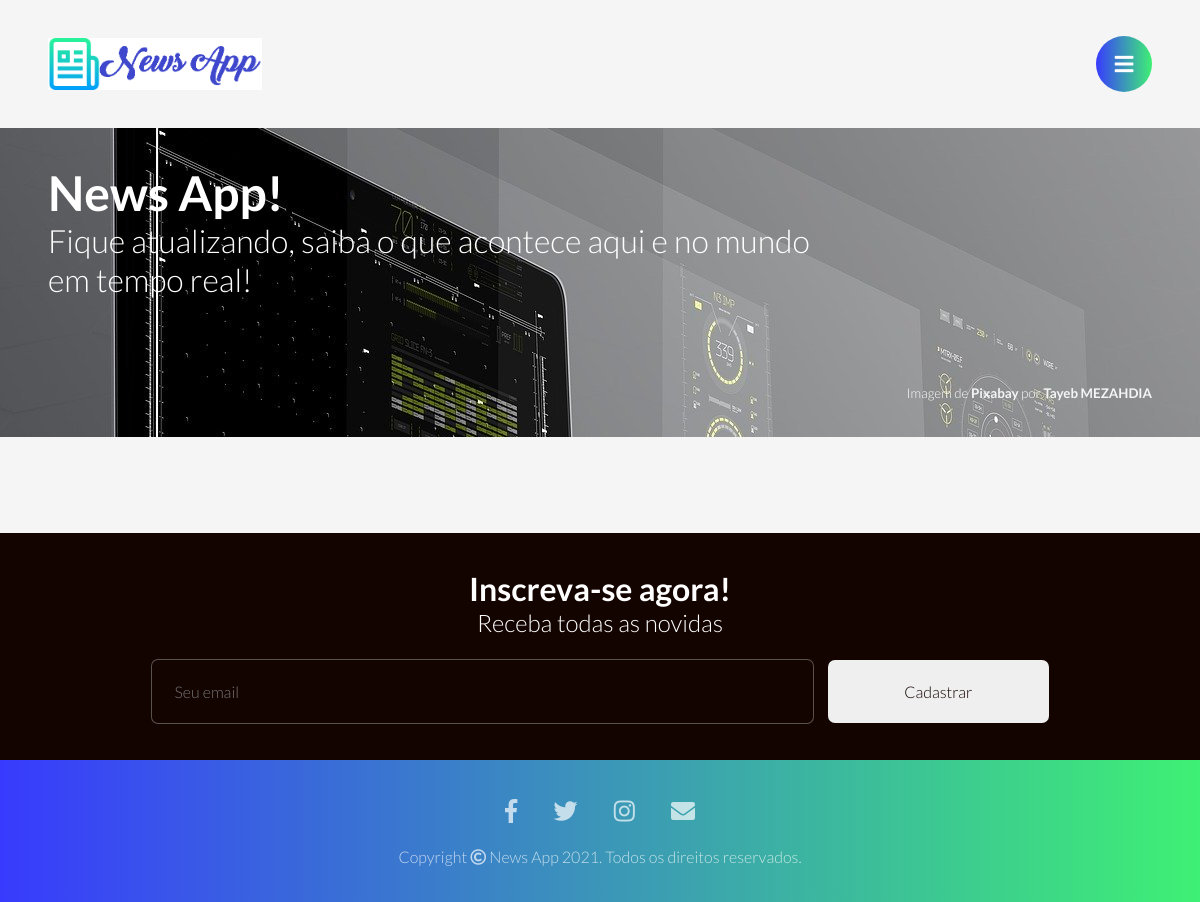
/, run on an earlier commit of the app's database.
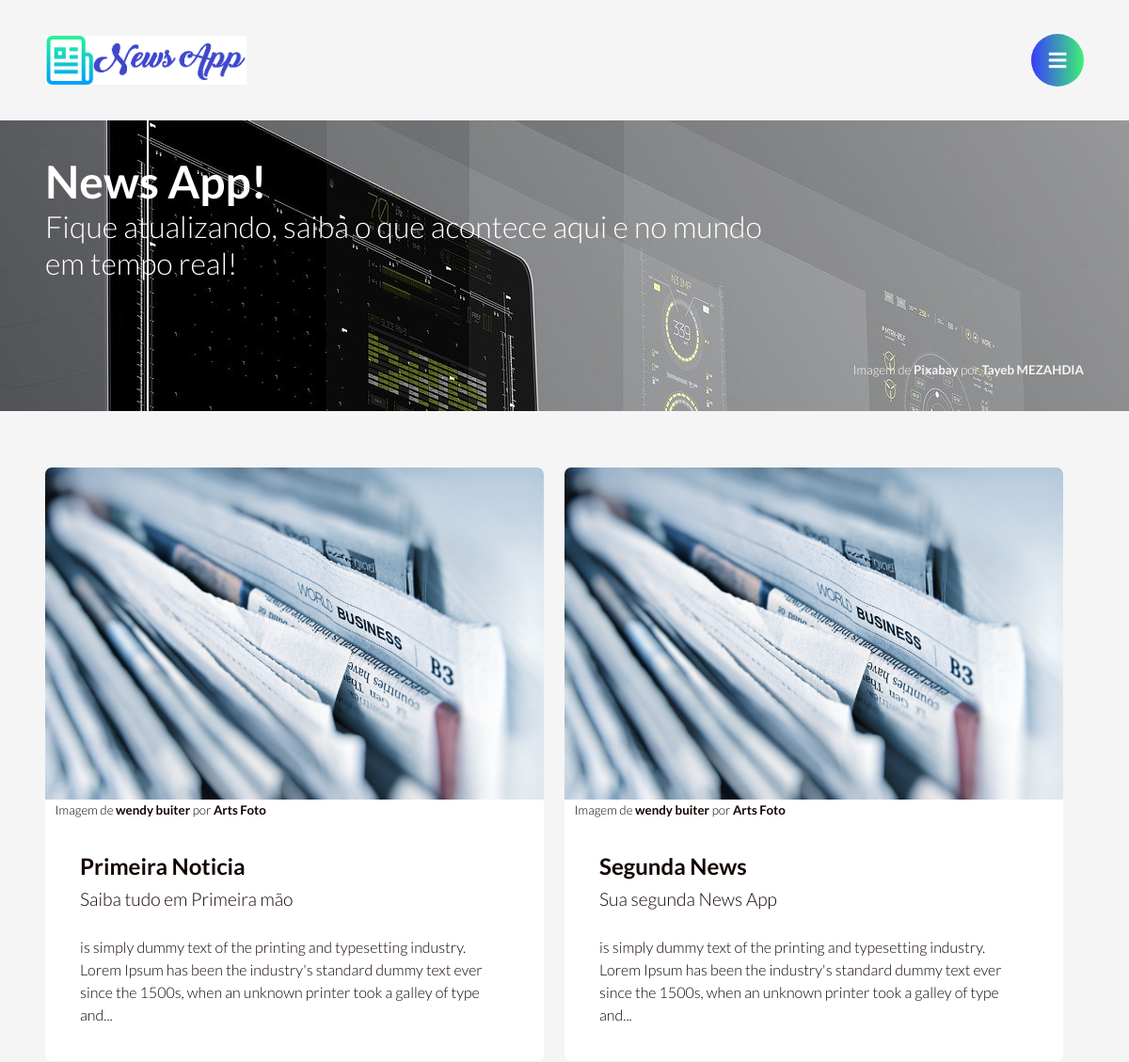
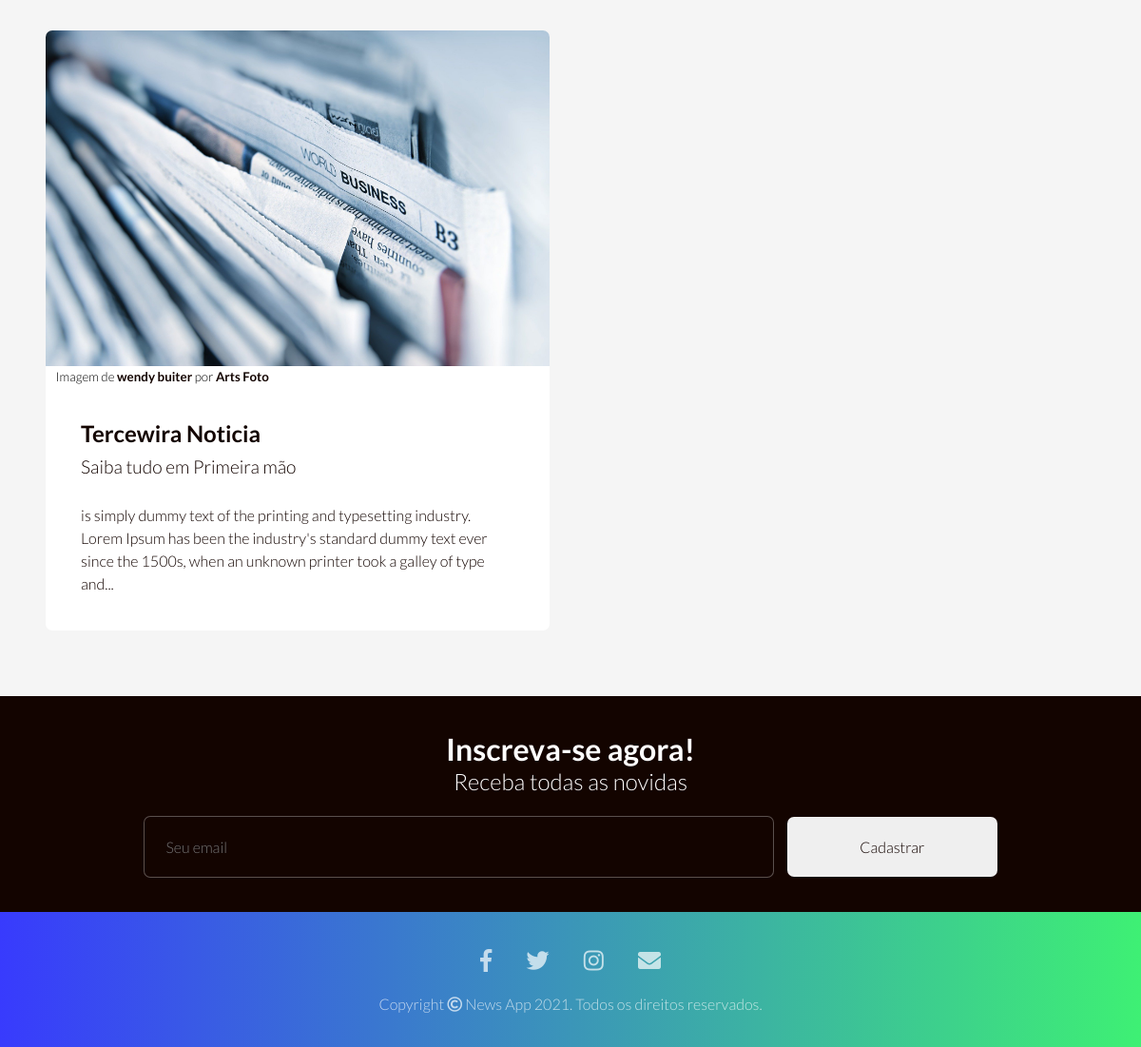
And on a later commit of the database (2 pictures, top to bottom).
### tables this page shows
CREATE TABLE `tbnoticias` (
  `id` int(11) NOT NULL,
  `titulo` varchar(100) NOT NULL,
  `sloga` varchar(255) NOT NULL,
  `conteudo` text NOT NULL,
  `autorId` int(11) NOT NULL,
  `categoriaId` int(11) NOT NULL,
  `criado` datetime DEFAULT NULL
);

### core/selectposts.php (called while the page is built, shortened)
<?php
include_once('dbconfig.php');
class ListaPosts{
    public function selectAll(){
        global $pdo;
        $sql ="SELECT * FROM `tbnoticias`";
        $query = $pdo->prepare($sql);
        $query->execute();
        $result = $query->fetchAll(PDO::FETCH_ASSOC);
        return $result;
    }
}

### core/funcoes.php (called while the page is built, shortened)
<?php
function limitarTexto($texto, $limite)
{
    $texto = substr($texto, 0, strrpos(substr($texto, 0, $limite), ' ')) . '...';
    return $texto;
}

### index.php (the view)
<?php
 require( __DIR__ . '/header.php');
include_once( __DIR__ . '/core/selectposts.php');
include_once( __DIR__ . '/core/funcoes.php');
$db = new ListaPosts;
$noticias = $db->selectAll();
?>
    <div class="banner">
        <div class="title">
            <h2> News App! </h2>
            <h3> Fique atualizando, saiba o que acontece aqui e no mundo em tempo real! </h3>
        </div>
        <div class="fonte-banner">
            Imagem de <a href="https://pixabay.com/get/ge1779442242149887b35d4e44d0df3568b942dfa45fa680bd319cf38ae39b82018562218e72ab153200c5671f1662c97_1920.jpg" target="_blanck">Pixabay</a> por
            <a href="https://pixabay.com/pt/users/tayebmezahdia-4194100/" target="_blanck">Tayeb MEZAHDIA</a>
        </div>
    </div>
    <main class=" container">
        <?php
        foreach($noticias as $post)
        {
            ?>
        <article class="posts">
            <a href="noticia.php?id=<?php echo $post['id'];?>"><img src="./img/posts/article1.jpg" alt="Post 1"></a>
            <div class="fonte">
                Imagem de <a href="#" target="_blanck">wendy buiter</a> por <a href="#" target="_blanck">Arts Foto</a>
            </div>
            <div class="inner">
                <a href="noticia.php?id=<?php echo $post['id'];?>">
                <?php echo $post['titulo']; ?>
                </a>
                <h4>
                <?php echo $post['sloga']; ?>
                </h4>
            <p><?php
            echo (limitarTexto($post['conteudo'], $limite = 200));
            ?></p>
            </div>
        </article>
<?php
}
?>
    </main>
    <section class="newsletter container">
        <h2>Inscreva-se agora!</h2>
        <h3>Receba todas as novidas</h3>
        <form>
            <input class="bt-black" type="email" placeholder="Seu email" />
            <button class="bt-white">Cadastrar</button>
        </form>
    </section>
 <?php
 require_once('footer.php');
 ?>

### header.php (shortened to what this page needs)
<!DOCTYPE html>
<html lang="pt-br">
<head>
    <link rel="stylesheet" type="text/css" href="./css/indexstyle.css" />
    <link rel="stylesheet" href="https://use.fontawesome.com/releases/v5.6.3/css/all.css">
</head>
<body>
    <header class="container">
        <a href="./">
            <h1 class="logo-cabecalho">News App</h1>
        </a>
        <button class="btn-menu cg-gradiente" value="MENU"><i class="fa fa-bars fa-lg"></i></button>
    </header>

### footer.php (shortened to what this page needs)
<footer class="rodape cg-gradiente">
                <div class="social-icons">
                    <a href="#"><i class="fab fa-facebook-f"></i></a>
                    <a href="#"><i class="fab fa-twitter"></i></a>
                    <a href="#"><i class="fab fa-instagram"></i></a>
                    <a href="#"><i class="fas fa-envelope"></i></a>
                </div>
                <p class="copyright">
                    Copyright <a href="#" target="_blanck"><i class="far fa-copyright"></i></a> News App 2021. Todos os direitos reservados.
                </p>
            </footer>
        </body>
</html>

### css/indexstyle.css (style rules this page uses)
* { margin: 0; padding: 0; font-size: 100%; border: none; outline: none; font-weight: 300; box-sizing: border-box; font-family: "Lato", sans-serif; }
body { background-color: #f5f5f5; }
a { text-decoration: none; }
img { max-width: 100%; }
.container { width: 100%; float: left; padding: 3% 4%; text-align: center; }
.cg-gradiente { background: linear-gradient(to right, #383bfd, #3ef074); }
.logo-cabecalho { width: 56px; height: 56px; float: left; background: url(../img/logo-mobile.png) center center/56px no-repeat; font-size: 0; }
.btn-menu { width: 56px; height: 56px; float: right; text-align: center; color: #fff; border-radius: 56px; cursor: pointer; }
.banner { background: url(../img/banner.jpg) no-repeat fixed; width: 100%; float: left; padding: 3% 4%; text-align: center; margin-bottom: 2%; }
.title { width: 100%; }
.title h2 { font-size: 2.5em; color: #fff; font-weight: 700; }
.title h3 { font-size: 1.5em; color: #fff; }
.fonte-banner { font-size: 10pt; float: right; margin-top: 20%; color: #fff; }
.fonte-banner a { font-weight: bold; color: #f5f5f5; text-decoration: none; }
.fonte { font-size: 10pt; padding-left: 2%; }
.fonte a { color: #130400; text-decoration: none; font-weight: bold; }
.posts { width: 100%; text-align: left; margin-bottom: 3%; background-color: #fff; border-radius: 7px; }
.posts img { width: 100%; border-radius: 7px 7px 0 0; }
.inner { padding: 7%; }
.inner a { font-size: 1.5em; color: #130400; font-weight: 700; }
.inner h4 { font-size: 1.2em; color: #130400; margin-top: 2%; }
.inner p { margin-top: 6%; color: #130400; line-height: 1.5em; }
.newsletter { background-color: #130400; }
.newsletter h2 { font-size: 1.5em; color: #fff; font-weight: 700; }
.newsletter h3 { color: #fff; }
.newsletter form { margin-top: 2%; }
.newsletter input { width: 80%; color: #fff; border: 1px solid rgba(255, 255, 255, 0.3); padding: 5%; background-color: #130400; border-radius: 7px; }
.newsletter button { width: 80%; color: #130400; padding: 5%; cursor: pointer; margin-top: 2%; border-radius: 7px; }
.rodape { width: 100%; float: left; padding: 3% 4%; text-align: center; }
.social-icons a { font-size: 1.5em; color: rgba(255, 255, 255, 0.7); margin-right: 3%; }
.social-icons a:last-child { margin-right: 0; }
.copyright { margin-top: 2%; color: rgba(255, 255, 255, 0.7); }
.copyright a { color: rgba(255, 255, 255, 0.7); }
@media screen and (min-width: 520px) { .logo-cabecalho { width: 214px; background: url(../img/logo.png) center center/214px no-repeat; } }
@media screen and (min-width: 768px) { .posts { width: 49%; float: left; margin-right: 2%; } }
@media screen and (min-width: 768px) { .posts:nth-child(2) { margin-right: 0; } }
@media screen and (min-width: 768px) { .newsletter h2 { font-size: 2em; } }
@media screen and (min-width: 768px) { .newsletter h3 { font-size: 1.5em; } }
@media screen and (min-width: 768px) { .newsletter input { width: 70%; padding: 2%; float: left; margin-right: 1%; } }
@media screen and (min-width: 768px) { .newsletter button { width: 29%; padding: 2%; float: right; margin-top: 0; } }
@media screen and (min-width: 960px) { .title { width: 70%; float: left; text-align: left; } }
@media screen and (min-width: 960px) { .title h2 { font-size: 3em; } }
@media screen and (min-width: 960px) { .title h3 { font-size: 2em; } }
@media screen and (min-width: 960px) { .posts { width: 48%; } }
@media screen and (min-width: 960px) { .posts:nth-child(2) { margin-right: 2%; } }
@media screen and (min-width: 960px) { .newsletter input { width: 60%; float: none; } }
@media screen and (min-width: 960px) { .newsletter button { width: 20%; float: none; } }

What changed in the data, as far as the page shows it:
added tbnoticias: titulo "Primeira Noticia", sloga "Saiba tudo em Primeira mão", conteudo "is simply dummy text of the printing and typesetting industry. Lorem Ipsum has been the industry's standard dummy text ever since the 1500s, when an unknown printer took a galley of type and..."
added tbnoticias: titulo "Segunda News", sloga "Sua segunda News App", conteudo "is simply dummy text of the printing and typesetting industry. Lorem Ipsum has been the industry's standard dummy text ever since the 1500s, when an unknown printer took a galley of type and..."
added tbnoticias: titulo "Tercewira Noticia", sloga "Saiba tudo em Primeira mão", conteudo "is simply dummy text of the printing and typesetting industry. Lorem Ipsum has been the industry's standard dummy text ever since the 1500s, when an unknown printer took a galley of type and..."
